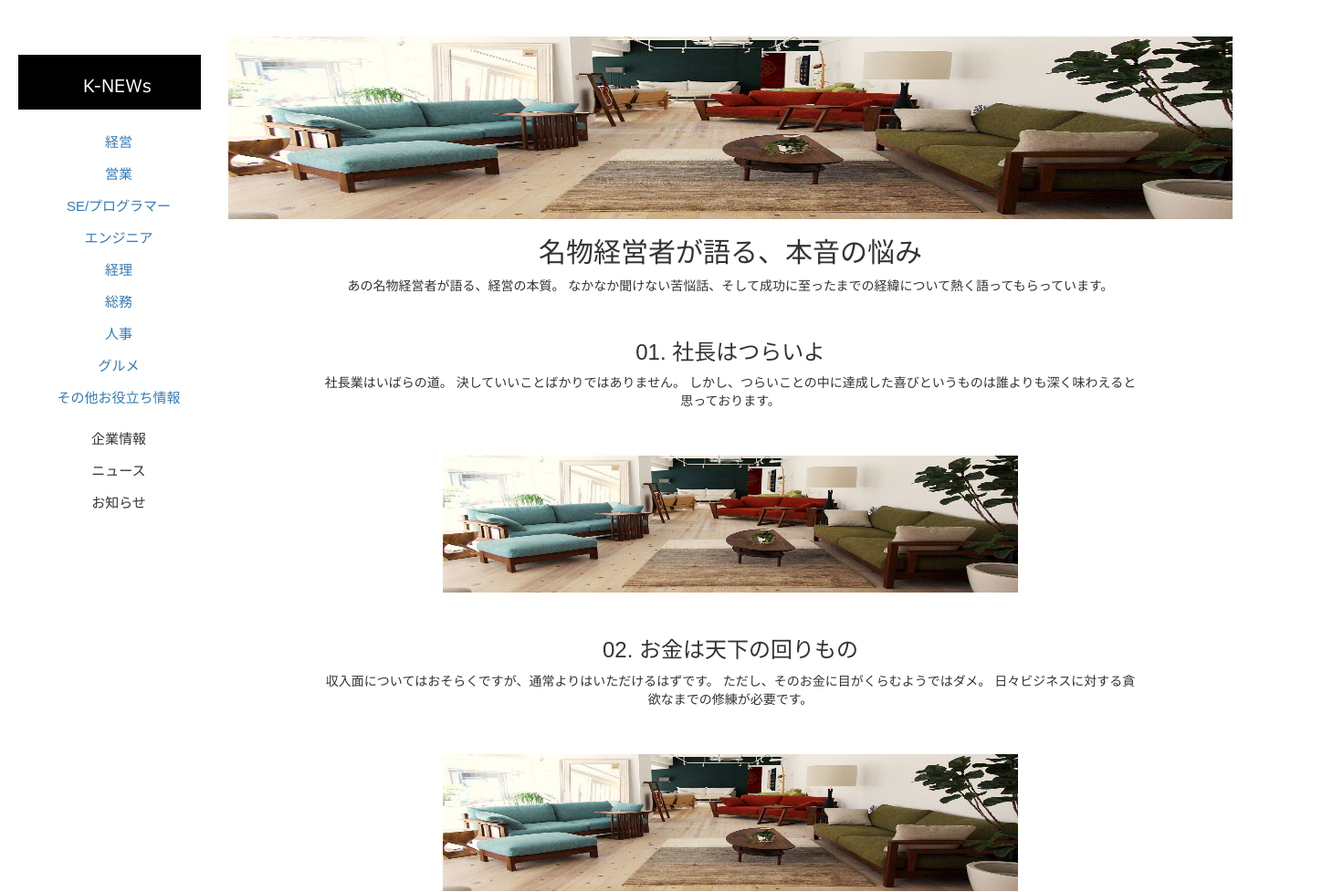
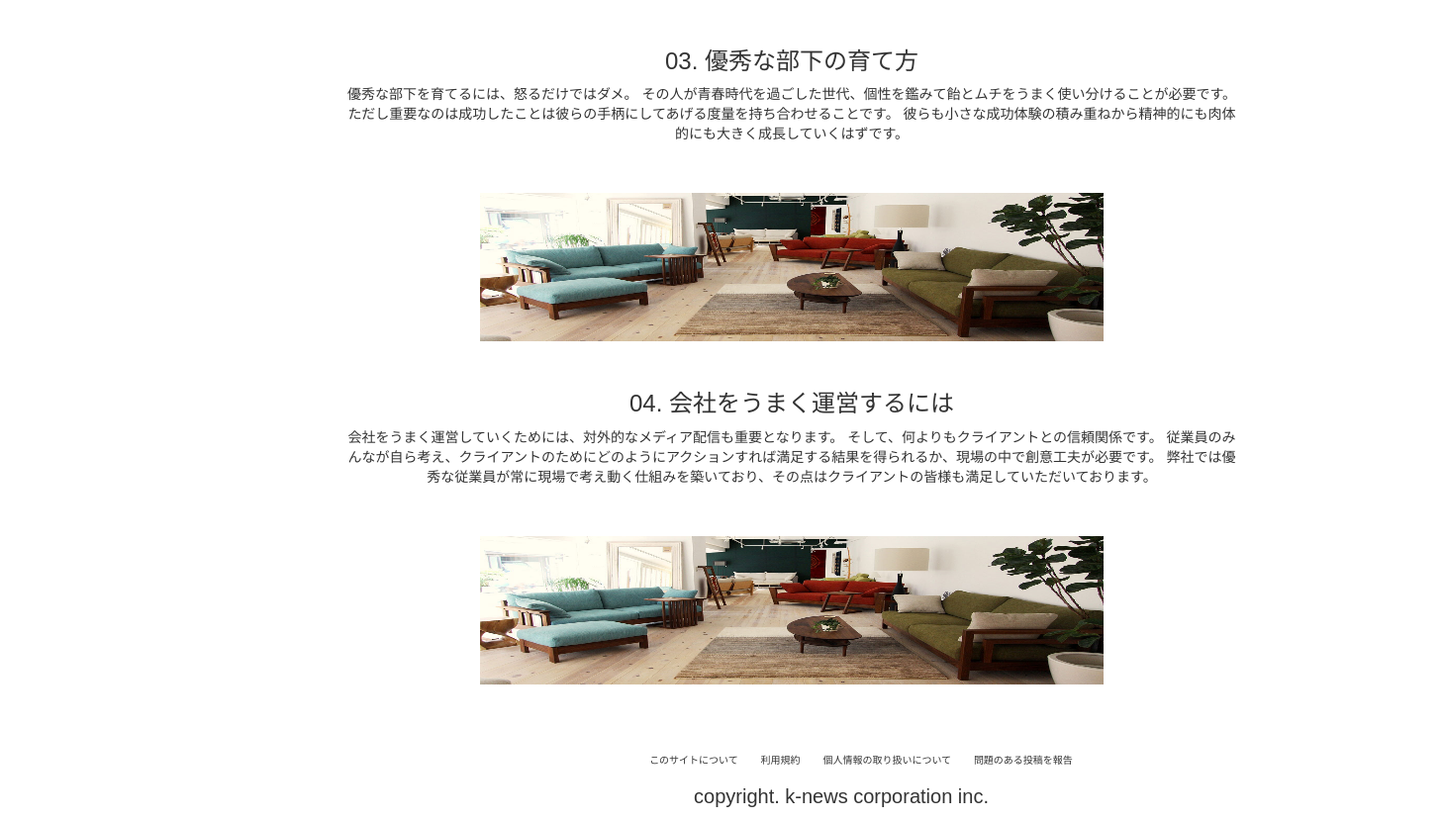
Page /contents_detail.php?id=1 on the committed database (2 pictures, top to bottom).
### tables this page shows
CREATE TABLE IF NOT EXISTS `category_master` (
  `id` int(11) NOT NULL,
  `category_name` varchar(256) NOT NULL,
  `show_flg` int(11) NOT NULL
);

CREATE TABLE IF NOT EXISTS `contents_detail` (
  `contents_id` int(11) NOT NULL,
  `contents_title` varchar(20) NOT NULL,
  `contents_detail` varchar(100) NOT NULL,
  `kv_image_path` varchar(100) NOT NULL,
  `subtitle1` varchar(20) NOT NULL,
  `subtitle1_detail` varchar(512) NOT NULL,
  `subtitle1_image_path` varchar(100) NOT NULL,
  `subtitle2` varchar(20) NOT NULL,
  `subtitle2_detail` varchar(512) NOT NULL,
  `subtitle2_image_path` varchar(100) NOT NULL,
  `subtitle3` varchar(20) NOT NULL,
  `subtitle3_detail` varchar(512) NOT NULL,
  `subtitle3_image_path` varchar(100) NOT NULL,
  `subtitle4` varchar(20) NOT NULL,
  `subtitle4_detail` varchar(512) NOT NULL,
  `subtitle4_image_path` varchar(100) NOT NULL,
  `subtitle5` varchar(20) NOT NULL,
  `subtitle5_detail` varchar(512) NOT NULL,
  `subtitle5_image_path` varchar(100) NOT NULL
);

### contents_detail.php (the view, shortened to what this page needs)
<!DOCTYPE html>
<html lang="ja">
    <head>
        <link href="./css/bootstrap.min.css" rel="stylesheet">
        <link rel="stylesheet" href="./css/style.css">
    </head>
    <body>
        <?php include "sidemenu.php" ?>
        <div id="container">
            <div id="contents_view">
                <?php
                    $contents_id = $_GET["id"];
                    $pdo = new PDO("mysql:host=localhost;dbname=news_academy;charset=utf8", "root", "");
                    $sql = "SELECT * FROM contents_detail WHERE contents_id = " .$contents_id;
                    $stmt = $pdo->prepare($sql);
                    $result = $stmt->execute();
                    $results = $stmt->fetchAll(PDO::FETCH_ASSOC);
                    foreach($results as $row) {
                        $k_image_path = $row["kv_image_path"];
                        $k_image_title = $row["contents_title"];
                        $k_image_detail = $row["contents_detail"];
                        $subtitle1 = $row["subtitle1"];
                        $subtitle1_detail = $row["subtitle1_detail"];
                        $subtitle1_image_path = $row["subtitle1_image_path"];
                        $subtitle2 = $row["subtitle2"];
                        $subtitle2_detail = $row["subtitle2_detail"];
                        $subtitle2_image_path = $row["subtitle2_image_path"];
                        $subtitle3 = $row["subtitle3"];
                        $subtitle3_detail = $row["subtitle3_detail"];
                        $subtitle3_image_path = $row["subtitle3_image_path"];
                        $subtitle4 = $row["subtitle4"];
                        $subtitle4_detail = $row["subtitle4_detail"];
                        $subtitle4_image_path = $row["subtitle4_image_path"];
                        echo '<div id="contents_keyvisual">';
                            echo '<img src="' .$k_image_path. '">';
                            echo '<h2>' .$k_image_title. '</h2>';
                            echo '<p>' .$k_image_detail. '</p>';
                        echo '</div>';
                        echo '<div id="contents_showarea">';
                            if(!empty($subtitle1)){
                                echo '<div id="contents_description1">';
                                    echo '<h3>' .$subtitle1. '</h3>';
                                    echo '<p>' .$subtitle1_detail. '</p>';
                                    echo '<img src="' .$subtitle1_image_path. '">';
                                echo '</div>';
                            }
                            if(!empty($subtitle2)){
                                echo '<div id="contents_description2">';
                                    echo '<h3>' .$subtitle2. '</h3>';
                                    echo '<p>' .$subtitle2_detail. '</p>';
                                    echo '<img src="' .$subtitle2_image_path. '">';
                                echo '</div>';
                            }
                            if(!empty($subtitle3)){
                                echo '<div id="contents_description3">';
                                    echo '<h3>' .$subtitle3. '</h3>';
                                    echo '<p>' .$subtitle3_detail. '</p>';
                                    echo '<img src="' .$subtitle3_image_path. '">';
                                echo '</div>';
                            }
                            if(!empty($subtitle4)){
                                echo '<div id="contents_description4">';
                                    echo '<h3>' .$subtitle4. '</h3>';
                                    echo '<p>' .$subtitle4_detail. '</p>';
                                    echo '<img src="' .$subtitle4_image_path. '">';
                                echo '</div>';
                            }
                        echo '</div>';
                    }
                ?>
            </div>
            <?php include "footer.php" ?>
        </div>
    </body>
</html>

### sidemenu.php
<?php
    $pdo = new PDO("mysql:host=localhost;dbname=news_academy;charset=utf8", "root", "");
    $sql = "SELECT * FROM category_master ORDER BY id ASC";
    $stmt = $pdo->prepare($sql);
    $stmt->execute();
    $results = $stmt->fetchAll(PDO::FETCH_ASSOC);
?>
<!DOCTYPE html>
<html lang="ja">
    <head>
    </head>
    <body>
        <div id="sidemenu">
            <div id="side_top">
                <a href="index.php"><img src="images/btn-k_top.png"></a>
            </div>
            <div id="side_menubar">
                <ul>
                    <?php
                        foreach($results as $row) {
                            $category_id = $row["id"];
                            $category_name = $row["category_name"];
                            $category_show = $row["show_flg"];
                            if($category_show == 1){
                                echo "<li><a href='category.php?id=$category_id'>" .$category_name. "</a></li>";
                            }
                        }
                    ?>
                </ul>
                <ul>
                    <li>企業情報</li>
                    <li>ニュース</li>
                    <li>お知らせ</li>
                </ul>
            </div>
        </div>
    </body>
</html>

### css/style.css (style rules this page uses)
body { font-family: "Lucida Grande","Hiragino Kaku Gothic ProN", "ヒラギノ角ゴ ProN W3", "Meiryo", "メイリオ", sans-serif; }
#sidemenu { font-family: "Lucida Grande","Hiragino Kaku Gothic ProN", "ヒラギノ角ゴ ProN W3", "Meiryo", "メイリオ", sans-serif; float: left; height: 500px; width: 220px; position: fixed; margin-top: 20px; }
#side_top { margin-left: 20px; margin-bottom: 20px; width: 200px; height: 60px; }
#side_menubar { font-size: 15px; text-align: center; margin-top: 25px; }
#side_menubar li { list-style: none; height: 35px; }
#container { margin-left: 250px; max-width: 1100px; }
#contents_view { float: left; width: 100%; margin-right: 20px; }
#contents_keyvisual { width: 100%; text-align: center; margin-bottom: 50px; }
#contents_keyvisual img { width: 100%; height: 200px; }
#contents_showarea { margin-left: 100px; max-width: 900px; }
#contents_description1, #contents_description2, #contents_description3, #contents_description4, #contents_description5 { text-align: center; margin-bottom: 50px }
#contents_keyvisual p, #contents_description1 p, #contents_description2 p, #contents_description3 p, #contents_description4 p, #contents_description5 p { text-align: center; margin-bottom: 50px }
#contents_description1 img, #contents_description2 img, #contents_description3 img, #contents_description4 img, #contents_description5 img { width: 70%; height: 150px; }

### rows in the picture
category_master: category_name "経営"
category_master: category_name "営業"
category_master: category_name "SE/プログラマー"
category_master: category_name "エンジニア"
category_master: category_name "経理"
category_master: category_name "総務"
category_master: category_name "人事"
category_master: category_name "グルメ"
category_master: category_name "その他お役立ち情報"
contents_detail: kv_image_path (picture), contents_title "名物経営者が語る、本音の悩み", contents_detail "あの名物経営者が語る、経営の本質。 なかなか聞けない苦悩話、そして成功に至ったまでの経緯について熱く語ってもらっています。", subtitle1 "01. 社長はつらいよ", subtitle1_detail "社長業はいばらの道。 決していいことばかりではありません。 しかし、つらいことの中に達成した喜びというものは誰よりも深く味わえると思っております。", subtitle1_image_path (picture), subtitle2 "02. お金は天下の回りもの", subtitle2_detail "収入面についてはおそらくですが、通常よりはいただけるはずです。 ただし、そのお金に目がくらむようではダメ。 日々ビジネスに対する貪欲なまでの修練が必要です。", subtitle2_image_path (picture), subtitle3 "03. 優秀な部下の育て方", subtitle3_detail "優秀な部下を育てるには、怒るだけではダメ。 その人が青春時代を過ごした世代、個性を鑑みて飴とムチをうまく使い分けることが必要です。 ただし重要なのは成功したことは彼らの手柄にしてあげる度量を持ち合わせることです。 彼らも小さな成功体験の積み重ねから精神的にも肉体的にも大きく成長していくはずです。", subtitle3_image_path (picture), subtitle4 "04. 会社をうまく運営するには", subtitle4_detail "会社をうまく運営していくためには、対外的なメディア配信も重要となります。 そして、何よりもクライアントとの信頼関係です。 従業員のみんなが自ら考え、クライアントのためにどのようにアクションすれば満足する結果を得られるか、現場の中で創意工夫が必要です。 弊社では優秀な従業員が常に現場で考え動く仕組みを築いており、その点はクライアントの皆様も満足していただいております。", subtitle4_image_path (picture)
